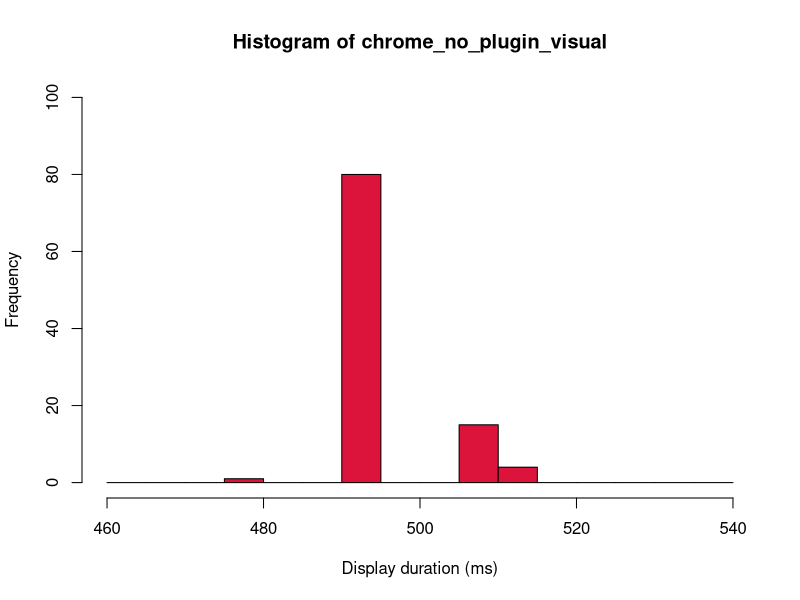
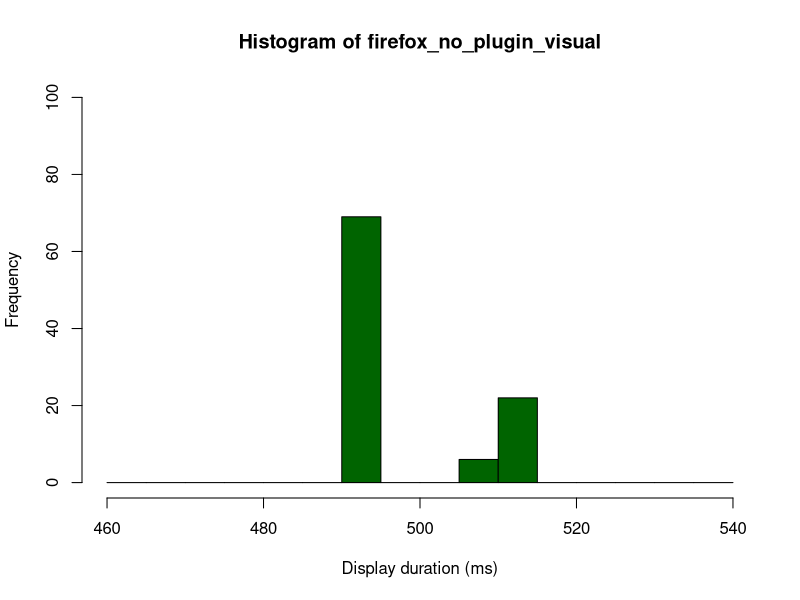
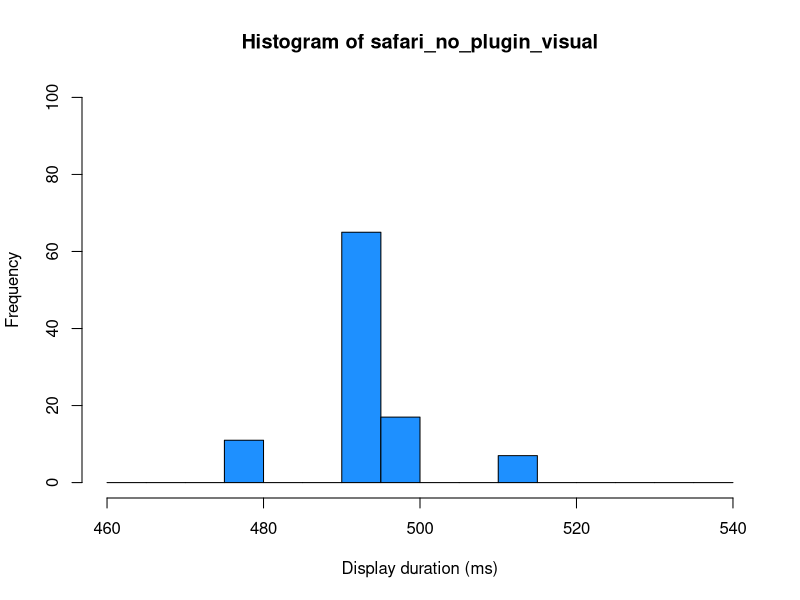
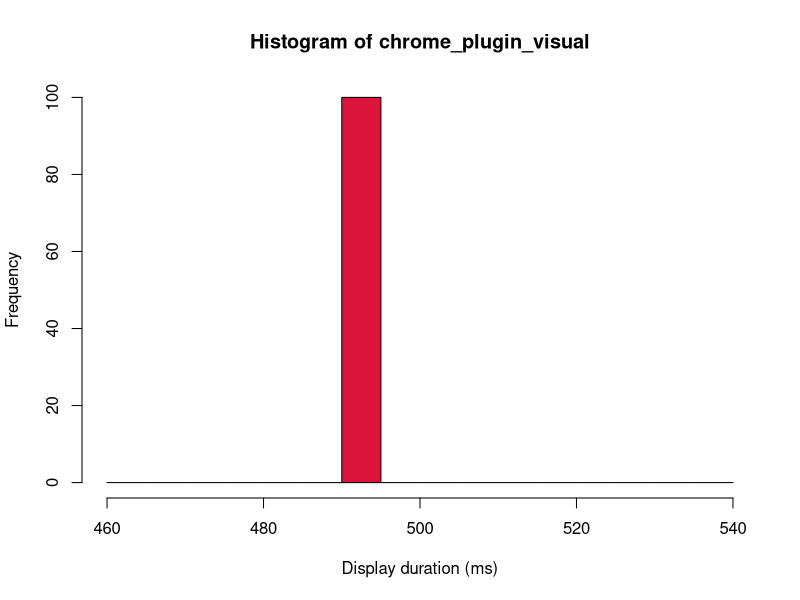
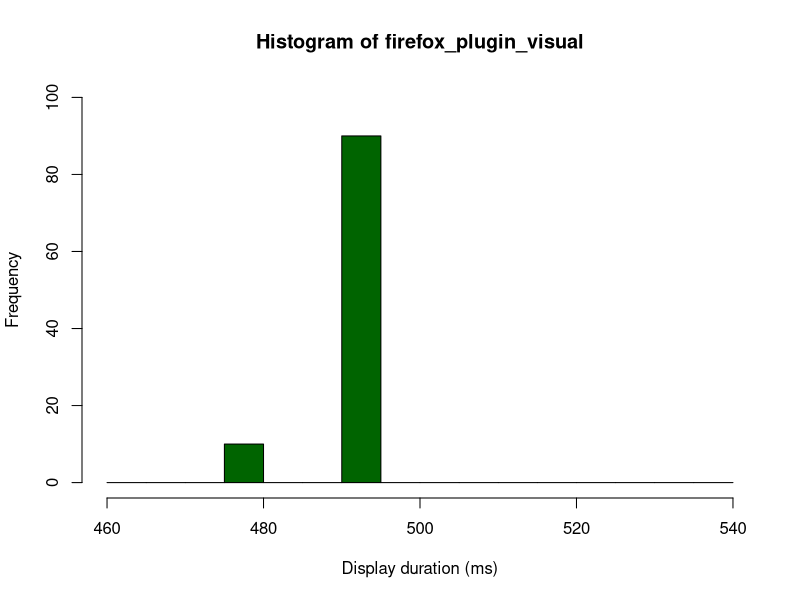
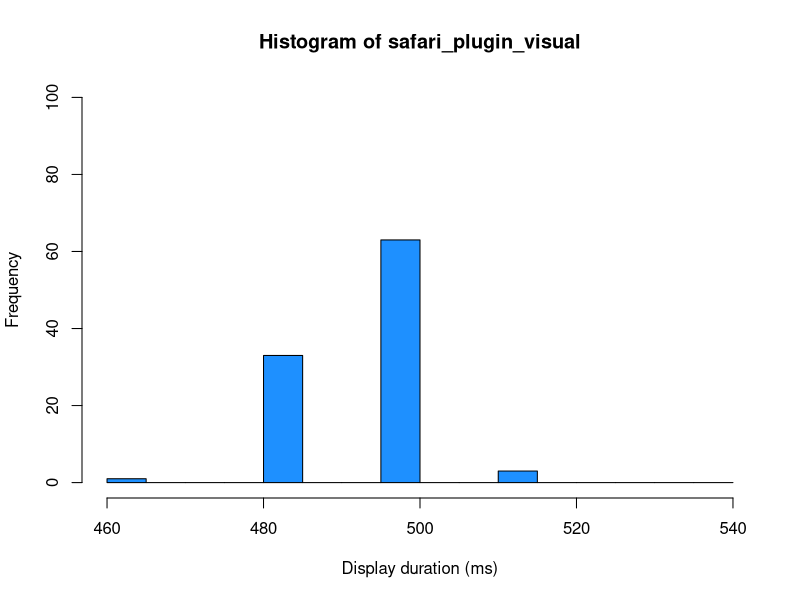
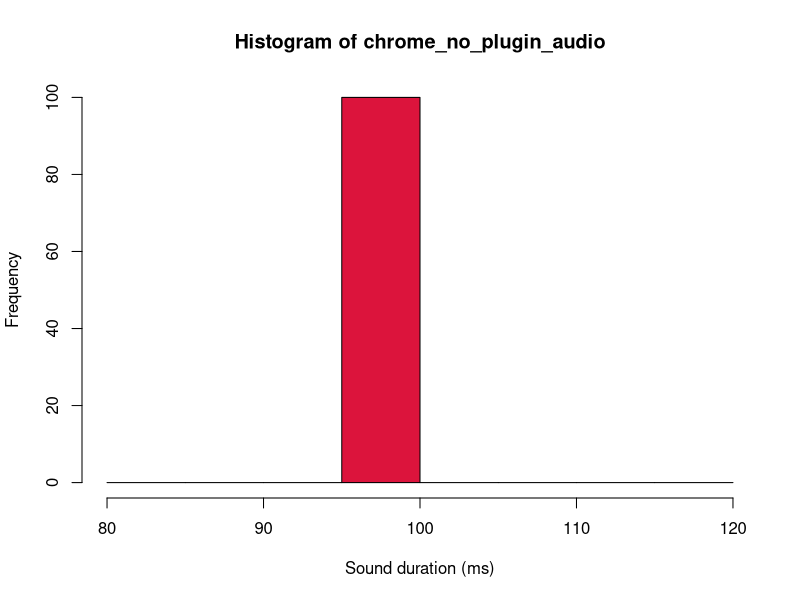
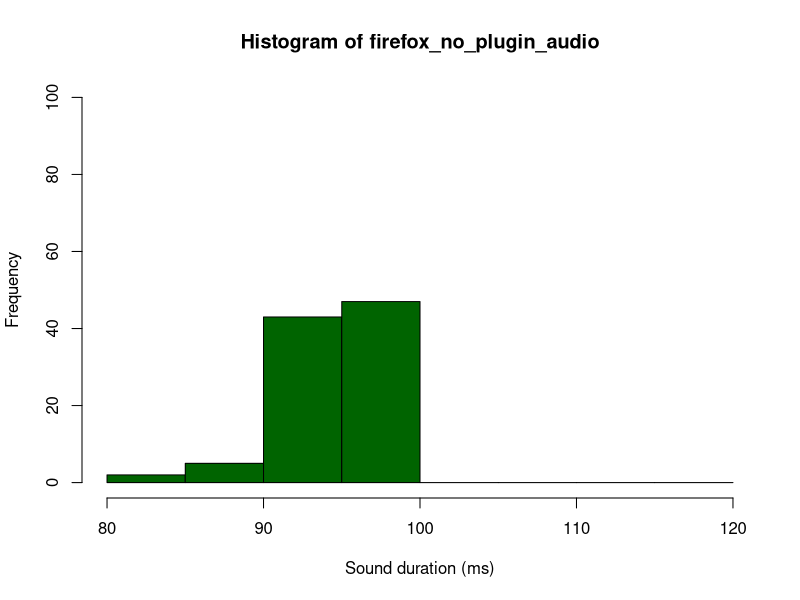

Write the R code that produced these figures, in order.
## ---- chunk 1
knitr::opts_chunk$set(echo = FALSE)
## ---- chunk 2
device <- 3 # Change also the title of this script.
bin_width <- 5 # ms
if (device == 1){
  dat <- read.csv('Study2_ProBook.csv', header = F)
  xRange_visual <- seq(460, 600, bin_width)
  xRange_audio <- seq(80, 120, bin_width)
} else if (device == 2) {
  dat <- read.csv('Study2_OptiPlex.csv', header = F)
  xRange_visual <- seq(450, 650, bin_width)
  xRange_audio <- seq(80, 120, bin_width)
} else if (device == 3) {
  dat <- read.csv('Study2_MacBookPro.csv', header = F)
  xRange_visual <- seq(460, 540, bin_width)
  xRange_audio <- seq(80, 120, bin_width)
} else {
  dat <- read.csv('Study2_iMac.csv', header = F)
  xRange_visual <- seq(460, 540, bin_width)
  xRange_audio <- seq(60, 120, bin_width)
}

# "safari" is replaced by "safari" on the Mac
myColNames <- c(
	"chrome_opto1_onset", "chrome_opto1_offset", "chrome_opto1_duration",
	"chrome_mic1_onset", "chrome_mic1_offset", "chrome_mic1_duration",
	"firefox_opto1_onset", "firefox_opto1_offset", "firefox_opto1_duration",
	"firefox_mic1_onset", "firefox_mic1_offset", "firefox_mic1_duration",
	"safari_opto1_onset", "safari_opto1_offset", "safari_opto1_duration",
	"safari_mic1_onset", "safari_mic1_offset", "safari_mic1_duration")
colnames(dat) <- myColNames

##############
# No plugin
chrome_no_plugin_visual <- dat$chrome_opto1_duration[1:100]
chrome_no_plugin_audio <- dat$chrome_mic1_duration[1:100]

firefox_no_plugin_visual <- dat$firefox_opto1_duration[1:100]
firefox_no_plugin_audio <- dat$firefox_mic1_duration[1:100]

safari_no_plugin_visual <- dat$safari_opto1_duration[1:100]
safari_no_plugin_audio <- dat$safari_mic1_duration[1:100]

##############
# Plugin
chrome_plugin_visual <- dat$chrome_opto1_duration[501:600]
chrome_plugin_audio <- dat$chrome_mic1_duration[501:600]

firefox_plugin_visual <- dat$firefox_opto1_duration[501:600]
firefox_plugin_audio <- dat$firefox_mic1_duration[501:600]

safari_plugin_visual <- dat$safari_opto1_duration[501:600]
safari_plugin_audio <- dat$safari_mic1_duration[501:600]

y_Max <- 100
chrome_color <- "#dc143c"
firefox_color <- "#006400"
safari_color <- "#1E90FF"
horiz_label <- "Display duration (ms)"

## ---- chunk 3
hist(chrome_no_plugin_visual, breaks=xRange_visual, xlab=horiz_label, ylim=c(0, y_Max), col=chrome_color)
## ---- chunk 4
hist(firefox_no_plugin_visual, breaks=xRange_visual, xlab=horiz_label, ylim=c(0, y_Max), col=firefox_color)
## ---- chunk 5
hist(safari_no_plugin_visual, breaks=xRange_visual, xlab=horiz_label, ylim=c(0, y_Max), col=safari_color)
## ---- chunk 6
hist(chrome_plugin_visual, breaks=xRange_visual, xlab=horiz_label, ylim=c(0, y_Max), col=chrome_color)
## ---- chunk 7
hist(firefox_plugin_visual, breaks=xRange_visual, xlab=horiz_label, ylim=c(0, y_Max), col=firefox_color)
## ---- chunk 8
hist(safari_plugin_visual, breaks=xRange_visual, xlab=horiz_label, ylim=c(0, y_Max), col=safari_color)
## ---- chunk 9
horiz_label <- "Sound duration (ms)"
hist(chrome_no_plugin_audio, breaks=xRange_audio, xlab=horiz_label, ylim=c(0, y_Max), col=chrome_color)
## ---- chunk 10
hist(firefox_no_plugin_audio, breaks=xRange_audio, xlab=horiz_label, ylim=c(0, y_Max), col=firefox_color)
## ---- chunk 11
hist(safari_no_plugin_audio, breaks=xRange_audio, xlab=horiz_label, ylim=c(0, y_Max), col=safari_color)
## ---- chunk 12
hist(chrome_plugin_audio, breaks=xRange_audio, xlab=horiz_label, ylim=c(0, y_Max), col=chrome_color)
## ---- chunk 13
hist(firefox_plugin_audio, breaks=xRange_audio, xlab=horiz_label, ylim=c(0, y_Max), col=firefox_color)
## ---- chunk 14
hist(safari_plugin_audio, breaks=xRange_audio, xlab=horiz_label, ylim=c(0, y_Max), col=safari_color)
